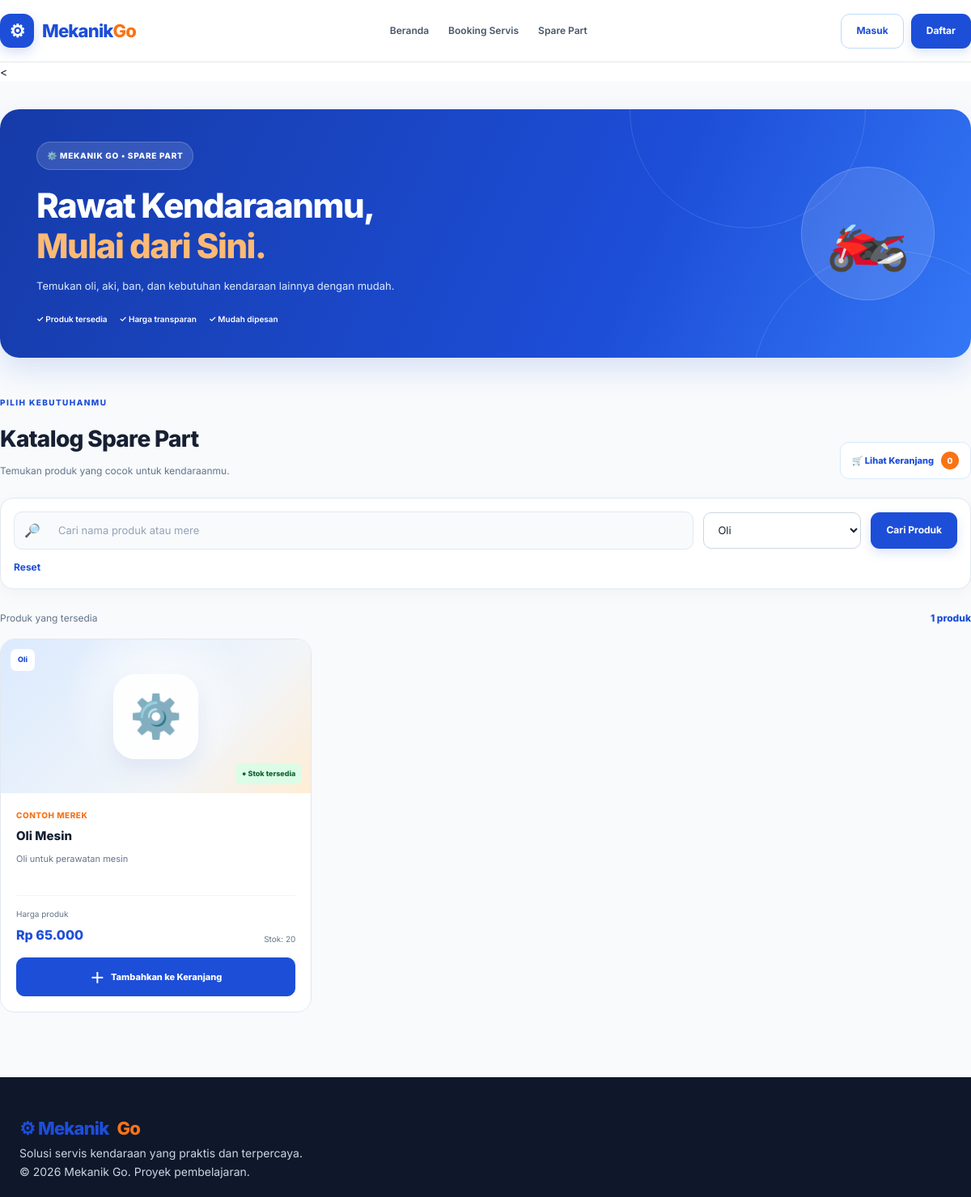
The page /produk.php?kategori=Oli on the database its author committed.
### tables this page shows
CREATE TABLE products (
    id INT AUTO_INCREMENT PRIMARY KEY,
    nama VARCHAR(120) NOT NULL,
    kategori VARCHAR(60) NOT NULL,
    merek VARCHAR(80),
    deskripsi TEXT,
    harga DECIMAL(12,2) NOT NULL DEFAULT 0,
    stok INT NOT NULL DEFAULT 0,
    gambar VARCHAR(255),
    aktif TINYINT(1) NOT NULL DEFAULT 1,
    created_at TIMESTAMP DEFAULT CURRENT_TIMESTAMP
);

### functions.php (called while the page is built, shortened)
<?php
function e($value)
{
    return htmlspecialchars(
        (string) $value,
        ENT_QUOTES,
        'UTF-8'
    );
}
function rupiah($angka)
{
    return 'Rp ' . number_format(
        (float) $angka,
        0,
        ',',
        '.'
    );
}

### produk.php (the view, shortened to what this page needs)
<?php
require_once 'koneksi.php';
require_once 'functions.php';
$cari = trim($_GET['q'] ?? '');
$kategori = trim($_GET['kategori'] ?? '');
$sql = "SELECT * FROM products WHERE aktif = 1";
$params = [];
if ($kategori !== '') {
    $sql .= " AND kategori = ?";
    $params[] = $kategori;
}
$sql .= " ORDER BY nama";
$stmt = $pdo->prepare($sql);
$stmt->execute($params);
$produk = $stmt->fetchAll();
$kategoriList = $pdo->query(
    "SELECT DISTINCT kategori FROM products
     WHERE aktif = 1 ORDER BY kategori"
)->fetchAll();
require 'header.php';
?>
<
<section class="section product-catalog">
    <div class="catalog-hero">
        <div class="catalog-hero-content">
            <span class="catalog-label">⚙️ MEKANIK GO • SPARE PART</span>
            <h1>Rawat Kendaraanmu,<br><span>Mulai dari Sini.</span></h1>
            <p>Temukan oli, aki, ban, dan kebutuhan kendaraan lainnya dengan mudah.</p>
            <div class="catalog-benefits">
                <span>✓ Produk tersedia</span>
                <span>✓ Harga transparan</span>
                <span>✓ Mudah dipesan</span>
            </div>
        </div>
        <div class="catalog-hero-art">🏍️</div>
    </div>
    <div class="catalog-heading">
        <div>
            <span class="section-label">PILIH KEBUTUHANMU</span>
            <h2>Katalog Spare Part</h2>
            <p>Temukan produk yang cocok untuk kendaraanmu.</p>
        </div>
        <a href="keranjang.php" class="cart-link">
            🛒 Lihat Keranjang
            <span><?= array_sum($_SESSION['cart'] ?? []) ?></span>
        </a>
    </div>
    <form method="GET" class="catalog-filter">
        <div class="catalog-search">
            <span>🔎</span>
            <input
                type="search"
                name="q"
                value="<?= e($cari) ?>"
                placeholder="Cari nama produk atau merek..."
            >
        </div>
        <select name="kategori" aria-label="Filter kategori">
            <?php foreach ($kategoriList as $k): ?>
                <option
                    value="<?= e($k['kategori']) ?>"
                    <?= $kategori === $k['kategori'] ? 'selected' : '' ?>
                >
                    <?= e($k['kategori']) ?>
                </option>
            <?php endforeach; ?>
        </select>
        <button class="btn btn-primary" type="submit">Cari Produk</button>
        <?php if ($cari !== '' || $kategori !== ''): ?>
            <a class="filter-reset" href="produk.php">Reset</a>
        <?php endif; ?>
    </form>
    <div class="catalog-result">
        <span>Produk yang tersedia</span>
        <strong><?= count($produk) ?> produk</strong>
    </div>
    <?php if ($produk): ?>
        <div class="catalog-grid">
            <?php foreach ($produk as $p): ?>
                <article class="catalog-card">
                    <div class="catalog-product-image">
                        <span class="catalog-category">
                            <?= e($p['kategori']) ?>
                        </span>
                        <div class="catalog-product-emoji">⚙️</div>
                        <?php if ((int)$p['stok'] > 0): ?>
                            <span class="catalog-stock available">
                                ● Stok tersedia
                            </span>
                        <?php else: ?>
                            <span class="catalog-stock unavailable">
                                Stok habis
                            </span>
                        <?php endif; ?>
                    </div>
                    <div class="catalog-product-info">
                        <p class="catalog-brand">
                            <?= e($p['merek'] ?? 'Spare Part') ?>
                        </p>
                        <h3><?= e($p['nama']) ?></h3>
                        <p class="catalog-description">
                            <?= e($p['deskripsi'] ?? 'Produk kebutuhan kendaraan.') ?>
                        </p>
                        <div class="catalog-product-bottom">
                            <div>
                                <span class="catalog-price-label">Harga produk</span>
                                <strong class="catalog-price">
                                    <?= rupiah($p['harga']) ?>
                                </strong>
                            </div>
                            <span class="catalog-stock-number">
                                Stok: <?= (int)$p['stok'] ?>
                            </span>
                        </div>
                        <?php if ((int)$p['stok'] > 0): ?>
                            <form method="POST" class="catalog-cart-form">
                                <button class="catalog-add-button" type="submit">
                                    <span>＋</span> Tambahkan ke Keranjang
                                </button>
                            </form>
                        <?php else: ?>
                            <button class="catalog-add-button disabled" disabled>
                                Stok Sedang Habis
                            </button>
                        <?php endif; ?>
                    </div>
                </article>
            <?php endforeach; ?>
        </div>
    <?php endif; ?>
</section>
<?php require 'footer.php'; ?>

### rows shown on the page
products: kategori "Oli", shows "● Stok tersedia", merek "CONTOH MEREK", nama "Oli Mesin", deskripsi "Oli untuk perawatan mesin", harga "Rp 65.000", stok "20"

### other values the page prints
array_sum($_SESSION['cart'] ?? []) "0"
count($produk) "1"
form field kategori "Oli"
